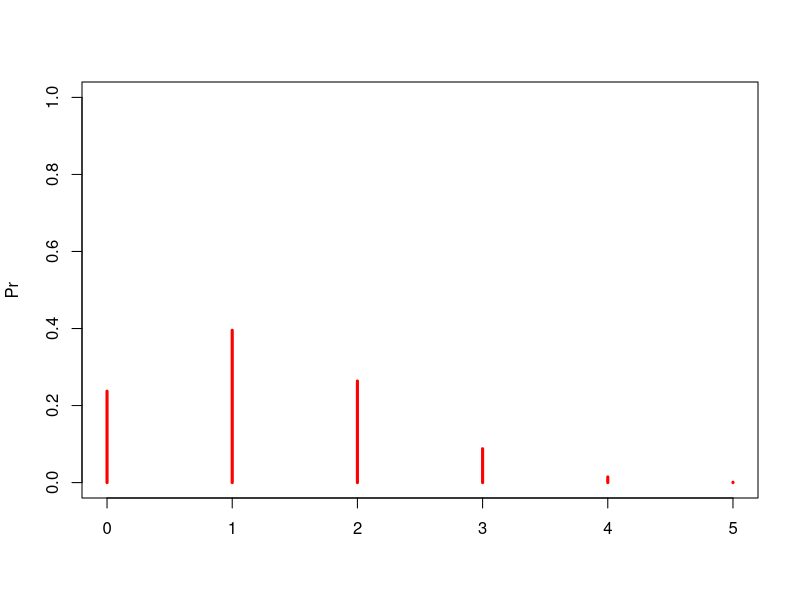
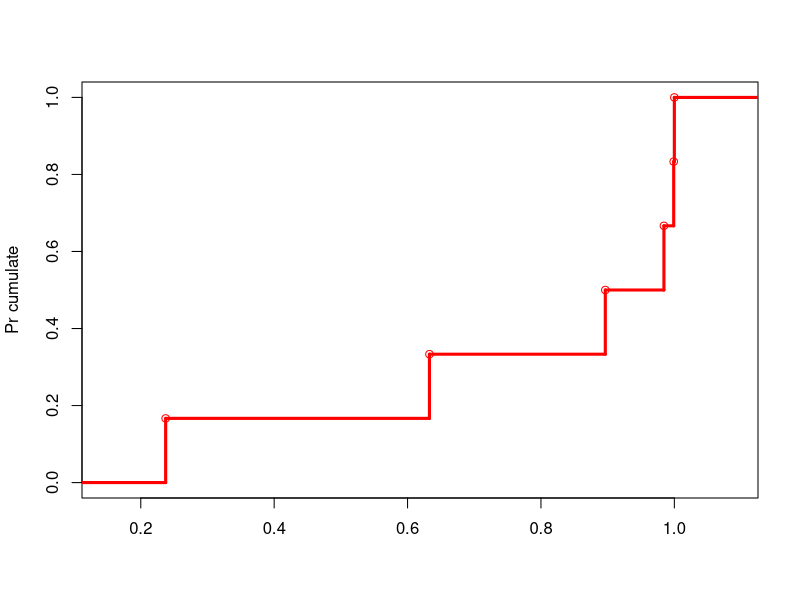
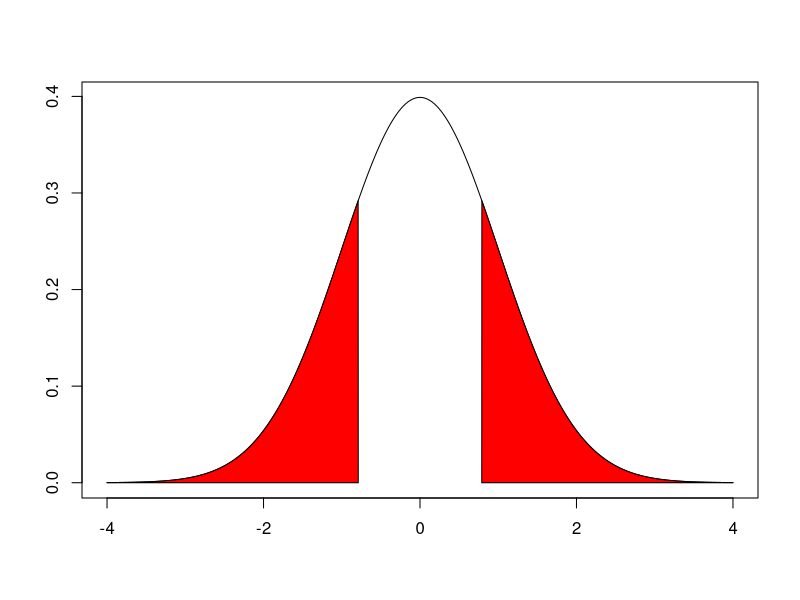
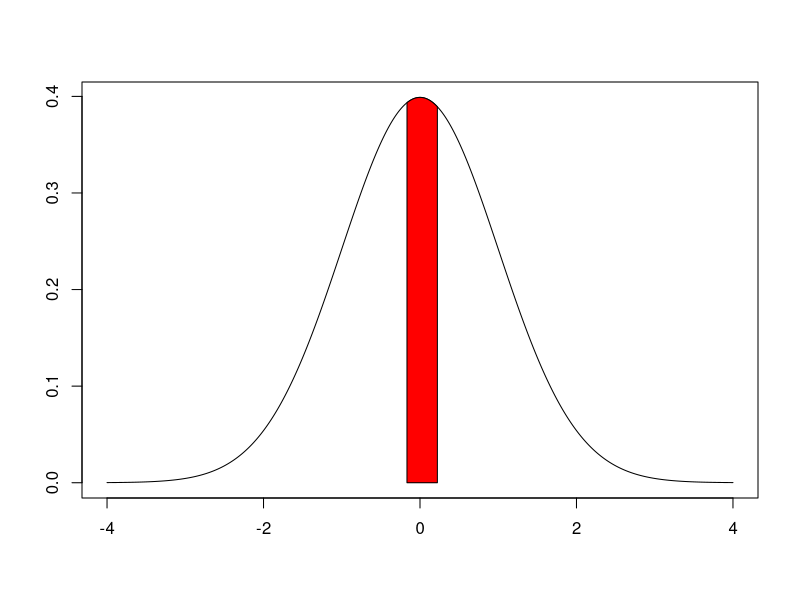
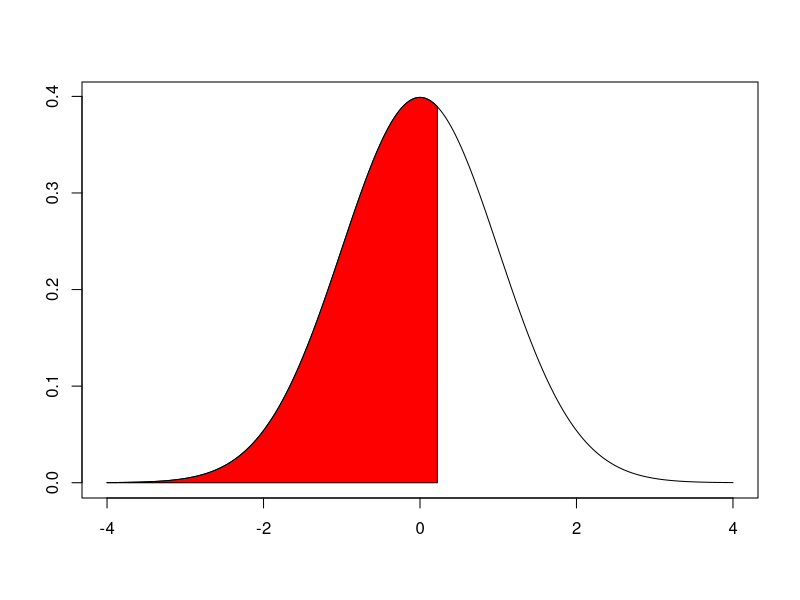
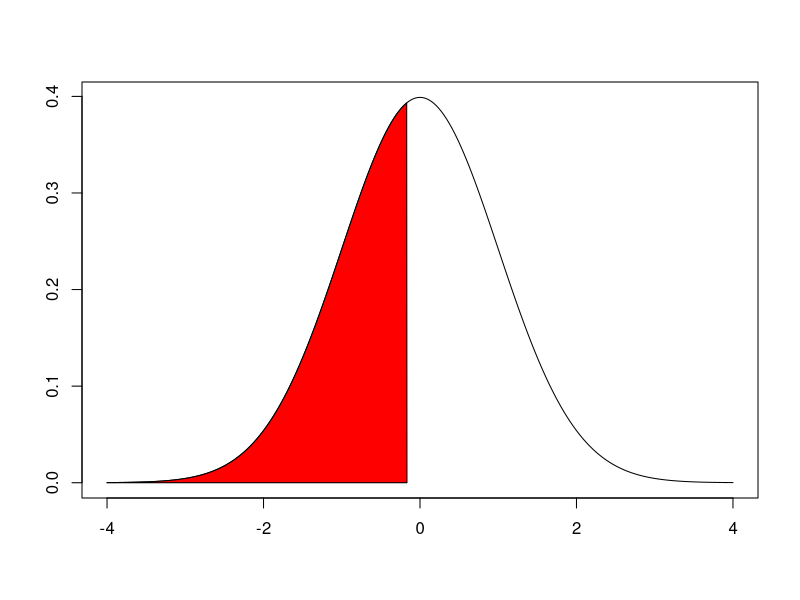
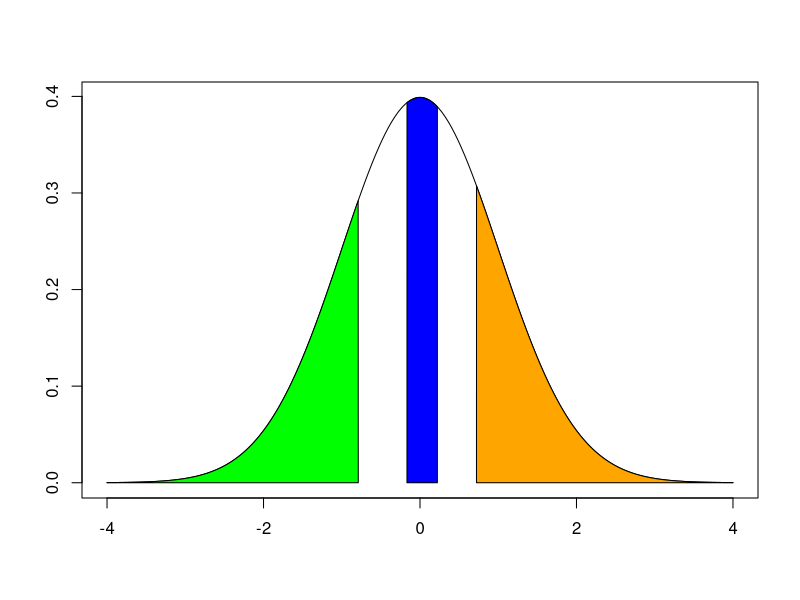
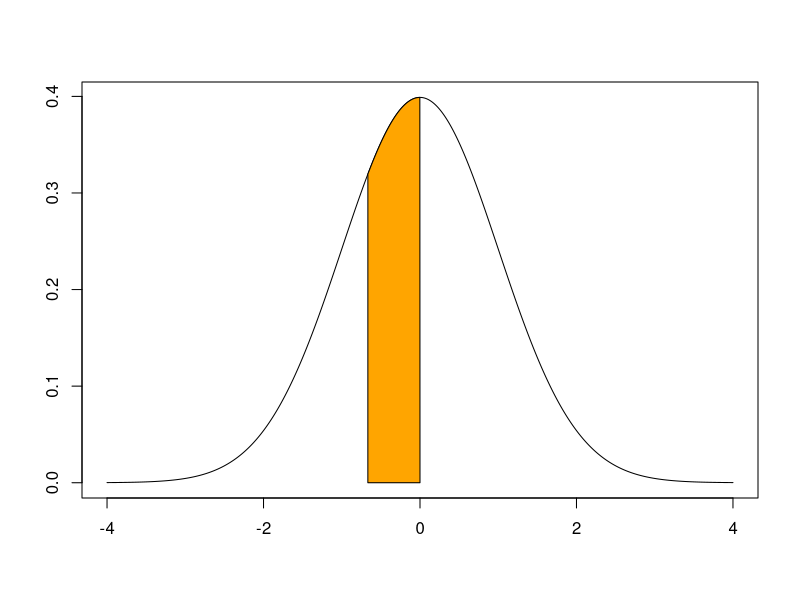

Reproduce these figures in R, in order.
## ---- chunk 1
knitr::opts_chunk$set(echo = TRUE, fig.align = "center", fig.width = 5, fig.height = 3.5)
## ---- chunk 2
dbinom(0:5,size = 5,prob = 0.25)
## ---- chunk 3
plot(0:5, dbinom(0:5, size=5, prob=.25),type='h', 
     col = "red", ylab = "Pr", xlab = "", ylim = c(0,1),lwd=3)
## ---- chunk 4
plot.stepfun(cumsum(dbinom(0:5, size=5, prob=.25)), 
             ylab = "Pr cumulate", xlab = "", main = "", col = "red", lwd = 3)
## ---- chunk 5
pbinom(3, size = 5, prob = 0.25)
## ---- chunk 6
pbinom(3, size = 5, prob = 0.25, lower.tail = FALSE)
## ---- chunk 7
1-pbinom(3, size = 5, prob = 0.25)
## ---- chunk 8
cumsum(dbinom(0:5, size=5, prob=.25))
## ---- chunk 9
pbinom(4, size = 18, prob = 0.38)
## ---- chunk 10
pbinom(9, size = 18, prob = 0.38) - pbinom(5, size = 18, prob = 0.38)
## ---- chunk 11
dbinom(9, size = 18, prob = 0.38) + dbinom(8, size = 18, prob = 0.38) 
+ dbinom(7, size = 18, prob = 0.38) + dbinom(6, size = 18, prob = 0.38)
## ---- chunk 12
n = 18
theta = 0.38
media = n* theta
varianza = n * theta * (1-theta)
print(c(media, varianza))
## ---- chunk 13
dbinom(0, size = 3, prob = 0.9)
## ---- chunk 14
dbinom(3, size = 3, prob = 0.9)
## ---- chunk 15
n = 3
theta = 0.9
n* theta
## ---- chunk 16
pnorm(4.5, mean = 3.2, sd = 1.8,lower.tail = FALSE)
## ---- chunk 17
1-pnorm(4.5, mean = 3.2, sd = 1.8)
## ---- chunk 18
pnorm(0.722,lower.tail = FALSE)
## ---- chunk 19
1-pnorm(0.722)
## ---- chunk 20
x <- seq(-4, 4, length = 2000)
y <- dnorm(x)
plot(x, y, type = "l", ylab = "", xlab = "")
lower_bound <- 0.7888889
upper_bound <- 4
bounds_filter <- x >= lower_bound & x <= upper_bound
x_within_bounds <- x[bounds_filter]
y_within_bounds <- y[bounds_filter]
x_polygon <- c(lower_bound, x_within_bounds, upper_bound)
y_polygon <- c(0, y_within_bounds, 0)
polygon(x_polygon, y_polygon, col = "red")
lower_bound <- -4
upper_bound <- -0.7888889
bounds_filter <- x >= lower_bound & x <= upper_bound
x_within_bounds <- x[bounds_filter]
y_within_bounds <- y[bounds_filter]
x_polygon <- c(lower_bound, x_within_bounds, upper_bound)
y_polygon <- c(0, y_within_bounds, 0)
polygon(x_polygon, y_polygon, col = "red")
## ---- chunk 21
pnorm(1.78, mean = 3.2, sd = 1.8)
## ---- chunk 22
pnorm(-0.7888889)
## ---- chunk 23
x <- seq(-4, 4, length = 2000)
y <- dnorm(x)
plot(x, y, type = "l", ylab = "", xlab = "")
lower_bound <- -0.1666667
upper_bound <- 0.2222222
bounds_filter <- x >= lower_bound & x <= upper_bound
x_within_bounds <- x[bounds_filter]
y_within_bounds <- y[bounds_filter]
x_polygon <- c(lower_bound, x_within_bounds, upper_bound)
y_polygon <- c(0, y_within_bounds, 0)
polygon(x_polygon, y_polygon, col = "red")
## ---- chunk 24
x <- seq(-4, 4, length = 2000)
y <- dnorm(x)
plot(x, y, type = "l", ylab = "", xlab = "")
lower_bound <- -4
upper_bound <- 0.2222222
bounds_filter <- x >= lower_bound & x <= upper_bound
x_within_bounds <- x[bounds_filter]
y_within_bounds <- y[bounds_filter]
x_polygon <- c(lower_bound, x_within_bounds, upper_bound)
y_polygon <- c(0, y_within_bounds, 0)
polygon(x_polygon, y_polygon, col = "red")
## ---- chunk 25
x <- seq(-4, 4, length = 2000)
y <- dnorm(x)
plot(x, y, type = "l", ylab = "", xlab = "")
lower_bound <- -4
upper_bound <- -0.1666667
bounds_filter <- x >= lower_bound & x <= upper_bound
x_within_bounds <- x[bounds_filter]
y_within_bounds <- y[bounds_filter]
x_polygon <- c(lower_bound, x_within_bounds, upper_bound)
y_polygon <- c(0, y_within_bounds, 0)
polygon(x_polygon, y_polygon, col = "red")
## ---- chunk 26
pnorm(3.6, mean = 3.2, sd = 1.8) - pnorm(2.9, mean = 3.2, sd = 1.8) 
## ---- chunk 27
pnorm(0.2222222) - pnorm(-0.1666667) 
## ---- chunk 28
x <- seq(-4, 4, length = 2000)
y <- dnorm(x)
plot(x, y, type = "l", ylab = "", xlab = "")
lower_bound <- 0.722
upper_bound <- 4
bounds_filter <- x >= lower_bound & x <= upper_bound
x_within_bounds <- x[bounds_filter]
y_within_bounds <- y[bounds_filter]
x_polygon <- c(lower_bound, x_within_bounds, upper_bound)
y_polygon <- c(0, y_within_bounds, 0)
polygon(x_polygon, y_polygon, col = "orange")

lower_bound <- -4
upper_bound <- -0.7888889
bounds_filter <- x >= lower_bound & x <= upper_bound
x_within_bounds <- x[bounds_filter]
y_within_bounds <- y[bounds_filter]
x_polygon <- c(lower_bound, x_within_bounds, upper_bound)
y_polygon <- c(0, y_within_bounds, 0)
polygon(x_polygon, y_polygon, col = "green")

lower_bound <- -0.1666667
upper_bound <- 0.2222222
bounds_filter <- x >= lower_bound & x <= upper_bound
x_within_bounds <- x[bounds_filter]
y_within_bounds <- y[bounds_filter]
x_polygon <- c(lower_bound, x_within_bounds, upper_bound)
y_polygon <- c(0, y_within_bounds, 0)
polygon(x_polygon, y_polygon, col = "blue")
## ---- chunk 29
pnorm(14, mean = 10, sd = 3, lower.tail = F)
## ---- chunk 30
pnorm(1.333333, lower.tail = F)
## ---- chunk 31
qnorm(0.75, mean = 10, sd = 3)
## ---- chunk 32
x <- seq(-4, 4, length = 2000)
y <- dnorm(x)
plot(x, y, type = "l", ylab = "", xlab = "")
lower_bound <- -0.6666667
upper_bound <- 0
bounds_filter <- x >= lower_bound & x <= upper_bound
x_within_bounds <- x[bounds_filter]
y_within_bounds <- y[bounds_filter]
x_polygon <- c(lower_bound, x_within_bounds, upper_bound)
y_polygon <- c(0, y_within_bounds, 0)
polygon(x_polygon, y_polygon, col = "orange")
## ---- chunk 33
x <- seq(-4, 4, length = 2000)
y <- dnorm(x)
plot(x, y, type = "l", ylab = "", xlab = "")
lower_bound <- -4
upper_bound <- 0
bounds_filter <- x >= lower_bound & x <= upper_bound
x_within_bounds <- x[bounds_filter]
y_within_bounds <- y[bounds_filter]
x_polygon <- c(lower_bound, x_within_bounds, upper_bound)
y_polygon <- c(0, y_within_bounds, 0)
polygon(x_polygon, y_polygon, col = "orange")
## ---- chunk 34
x <- seq(-4, 4, length = 2000)
y <- dnorm(x)
plot(x, y, type = "l", ylab = "", xlab = "")
lower_bound <- -4
upper_bound <- -0.6666667
bounds_filter <- x >= lower_bound & x <= upper_bound
x_within_bounds <- x[bounds_filter]
y_within_bounds <- y[bounds_filter]
x_polygon <- c(lower_bound, x_within_bounds, upper_bound)
y_polygon <- c(0, y_within_bounds, 0)
polygon(x_polygon, y_polygon, col = "orange")
## ---- chunk 35
pnorm(10, mean = 10, sd = 3) - pnorm(8, mean = 10, sd = 3)
## ---- chunk 36
pnorm(0) - pnorm(-0.6666667)
## ---- chunk 37
qnorm(0.3, mean = 10, sd = 3) 
## ---- chunk 38
pnorm(79.75, mean = 75, sd = 19/sqrt(100), lower.tail = FALSE)
## ---- chunk 39
pnorm(2.5, lower.tail = FALSE)
